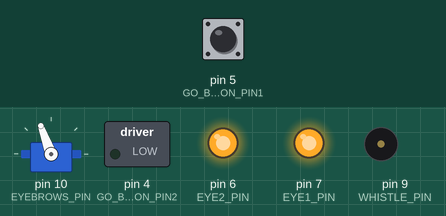
A sketch run on a simulated Arduino Uno, built with avr-gcc and run on an emulated ATmega328P. On the bench: servo, switched loads named in the sketch (green lamp = pin HIGH), output pins drawn as LEDs (lit = HIGH), buzzer (waves = sounding). Dashed ring = blinking. Inputs (shaded band) come from the test bench; at power-on: pin 5 (GO_BUTTON_PIN1) HIGH.

Above: at 1.3 s.
1.4 s: pin 5 (GO_BUTTON_PIN1) pulled LOW for 0.15 s
At 1.5 s:
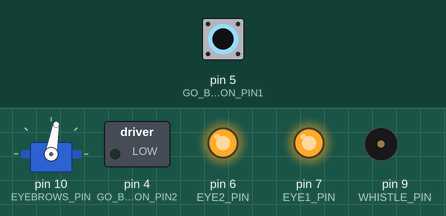
4.4 s: pin 5 (GO_BUTTON_PIN1) pulled LOW for 1 s
At 6.03 s:
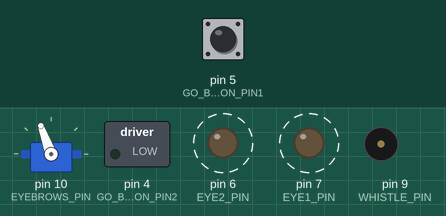
7.4 s: pin 5 (GO_BUTTON_PIN1) pulled LOW for 3.2 s
At 12.8 s:
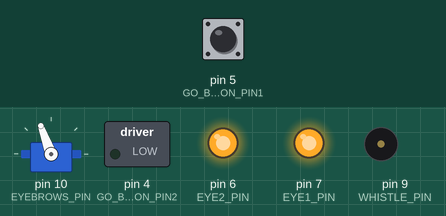
Timing chart, 0 to 14.3 s (numbered marks = the images above; inputs shaded):
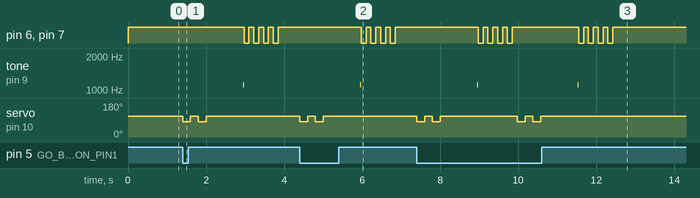

Measured:
- after the input at 1.4 s, pin 6 (EYE2_PIN), pin 7 (EYE1_PIN): alternates HIGH for 0.13 s and LOW for 0.13 s, 8 changes in all, then stays HIGH, starting after 1.6 s
- after the input at 4.4 s, pin 6 (EYE2_PIN), pin 7 (EYE1_PIN): alternates HIGH for 0.13 s and LOW for 0.13 s, 8 changes in all, then stays HIGH, starting after 1.6 s
- after the input at 7.4 s, pin 6 (EYE2_PIN), pin 7 (EYE1_PIN): goes 3 × (LOW 0.13 s, HIGH 0.13 s), LOW 0.13 s, HIGH 1.7 s, 3 × (LOW 0.13 s, HIGH 0.13 s), LOW 0.13 s, then HIGH, starting after 1.6 s

The sketch:

Valentine_Robot.ino
```cpp
/*
  Valentine Robot

  Whistles, raises eyebrows up and down and flashes eyes on and off
*/

#include <Servo.h>

#define WHISTLE_PIN             9
#define EYEBROWS_PIN            10
#define EYE1_PIN                7
#define EYE2_PIN                6
#define GO_BUTTON_PIN1          5
#define GO_BUTTON_PIN2          4

#define WHISTLE_TOP_FREQ_A      2000
#define WHISTLE_BOTTOM_FREQ_A   1200
#define WHISTLE_TOP_FREQ_B      1800
#define WHISTLE_BOTTOM_FREQ_B   1100

#define EYEBROWS_UP             80     // Servo degrees; 90deg is center
#define EYEBROWS_DOWN           110    // Servo degrees; 90deg is center

Servo myservo;  // create servo object to control a servo
                // a maximum of eight servo objects can be created

void setup()
{
  initEyebrows();
  initEyes();
  initGoButton();
}


void loop()
{
  if(digitalRead(GO_BUTTON_PIN1) == 0)
  {
    raiseEyebrows();
    lowerEyebrows();
    raiseEyebrows();
    lowerEyebrows();

    whistle();

    turnOnEyes();
    turnOffEyes();
    turnOnEyes();
    turnOffEyes();
    turnOnEyes();
    turnOffEyes();
    turnOnEyes();
    turnOffEyes();
  }
}


void whistle(void)
{
  unsigned int loop_count;

  for(loop_count = WHISTLE_BOTTOM_FREQ_A; loop_count < WHISTLE_TOP_FREQ_A; loop_count += 10)
  {
    // play the pitch:
    tone(WHISTLE_PIN, loop_count);
    delay(4);
  }

  noTone(WHISTLE_PIN);
  delay(150);

  for(loop_count = WHISTLE_BOTTOM_FREQ_B; loop_count < WHISTLE_TOP_FREQ_B; loop_count += 10)
  {
    // play the pitch:
    tone(WHISTLE_PIN, loop_count);
    delay(2);
  }

  for(loop_count; loop_count > WHISTLE_BOTTOM_FREQ_B; loop_count -= 10)
  {
    // play the pitch:
    tone(WHISTLE_PIN, loop_count);
    delay(2);
  }

  delay(20);

  noTone(WHISTLE_PIN);
}


void initEyebrows(void)
{
  myservo.attach(EYEBROWS_PIN);      // attaches the servo on pin 9 to the servo object
  myservo.write(EYEBROWS_DOWN);      // Put eyebrows in "down" position
}


void raiseEyebrows(void)
{
  myservo.write(EYEBROWS_UP);        // Put eyebrows in "up" position
  delay(200);                        // Waits 200ms
}


void lowerEyebrows(void)
{
  myservo.write(EYEBROWS_DOWN);      // Put eyebrows in "down" position
  delay(200);                        // Waits 200ms
}


void initEyes(void)
{
  pinMode(EYE1_PIN, OUTPUT);
  pinMode(EYE2_PIN, OUTPUT);
  turnOffEyes();                     // Turn eyes off
}


void turnOnEyes(void)
{
  digitalWrite(EYE1_PIN, LOW);       // Turn eyes on
  digitalWrite(EYE2_PIN, LOW);       // Turn eyes on
  delay(125);                        // Waits 125ms
}


void turnOffEyes(void)
{
  digitalWrite(EYE1_PIN, HIGH);      // Turn eyes off
  digitalWrite(EYE2_PIN, HIGH);      // Turn eyes off
  delay(125);                        // Waits 125ms
}


void initGoButton(void)
{
  pinMode(GO_BUTTON_PIN1, INPUT_PULLUP);
  pinMode(GO_BUTTON_PIN2, OUTPUT);
  digitalWrite(GO_BUTTON_PIN2, LOW);
}
```
